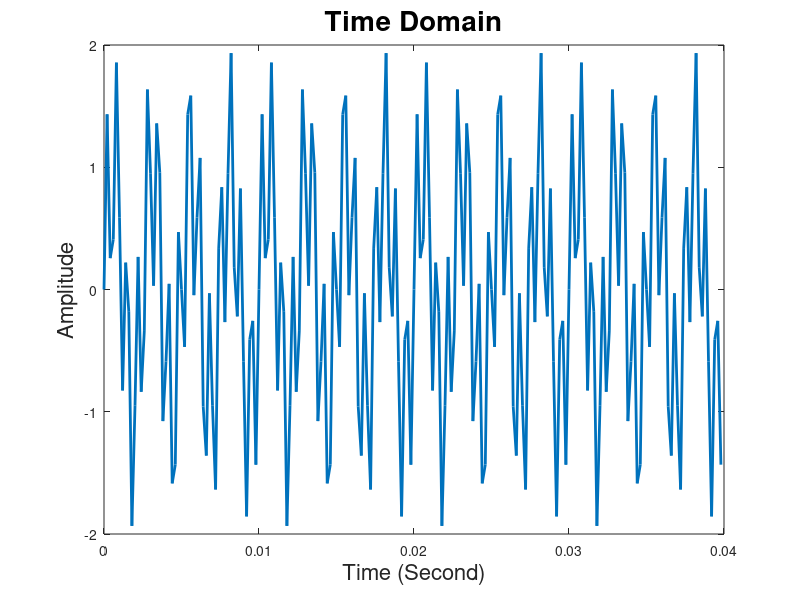
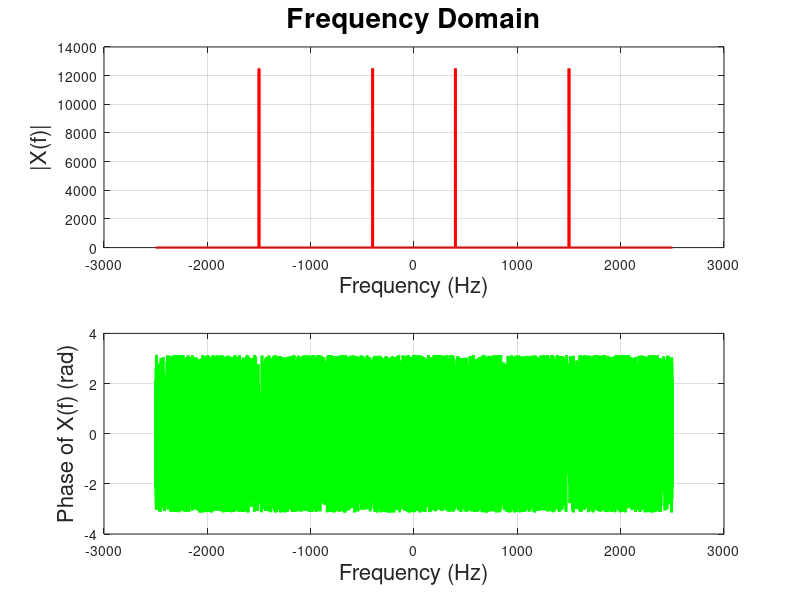

Write MATLAB code to recreate these figures, in order.
% YI-JU WANG - 204617899

%% clear the workspace
clear all; close all; clc;

%% Setting
T = 5;
Fs = 5000;
N = T*Fs; 

%% a) sin(2*pi*400*t) + sin(2*pi*1500*t)
f_analog_1 = 400;
f_analog_2 = 1500;
f_digital_1 = f_analog_1/Fs;
f_digital_2 = f_analog_2/Fs;

n = 0:N-1;
x1 = sin(2*pi*f_digital_1*n);
x2 = sin(2*pi*f_digital_2*n);
x = x1+x2;
sound(x1);
pause(5)
sound(x2);
pause(5)
sound(x);
pause(5)

f = linspace(-Fs/2,Fs/2,length(n)+1);
X = fftshift(fft(x));

figure(1)
plot(n(1:200)/Fs,x(1:200),'LineWidth',2)
xlabel('Time (Second)','FontSize',16)
ylabel('Amplitude','FontSize',16)
title('Time Domain','FontSize',20)

figure(2)
subplot(2,1,1)
plot(f(1:end-1),abs(X),'r','Linewidth',2);
xlabel('Frequency (Hz)','Fontsize',16);
ylabel('|X(f)|','FontSize',16);
title('Frequency Domain','FontSize',20);
grid on
subplot(2,1,2)
plot(f(1:end-1),angle(X),'g','Linewidth',2);
xlabel('Frequency (Hz)','Fontsize',16);
ylabel('Phase of X(f) (rad)','FontSize',16);
grid on